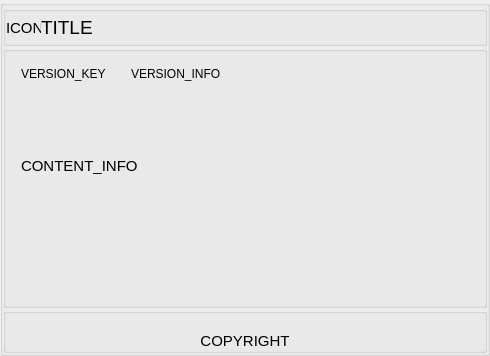
<?xml version="1.0" encoding="UTF-8"?>
<ui version="4.0">
 <class>AboutView</class>
 <widget class="QWidget" name="AboutView">
  <property name="geometry">
   <rect>
    <x>0</x>
    <y>0</y>
    <width>490</width>
    <height>356</height>
   </rect>
  </property>
  <property name="sizePolicy">
   <sizepolicy hsizetype="Fixed" vsizetype="Preferred">
    <horstretch>0</horstretch>
    <verstretch>0</verstretch>
   </sizepolicy>
  </property>
  <property name="minimumSize">
   <size>
    <width>470</width>
    <height>0</height>
   </size>
  </property>
  <property name="maximumSize">
   <size>
    <width>490</width>
    <height>16777215</height>
   </size>
  </property>
  <property name="font">
   <font>
    <pointsize>11</pointsize>
   </font>
  </property>
  <property name="windowTitle">
   <string>Form</string>
  </property>
  <layout class="QHBoxLayout" name="horizontalLayout">
   <property name="spacing">
    <number>0</number>
   </property>
   <property name="leftMargin">
    <number>0</number>
   </property>
   <property name="topMargin">
    <number>0</number>
   </property>
   <property name="rightMargin">
    <number>0</number>
   </property>
   <property name="bottomMargin">
    <number>0</number>
   </property>
   <item>
    <widget class="QGroupBox" name="about_view_root_box">
     <property name="sizePolicy">
      <sizepolicy hsizetype="Expanding" vsizetype="Expanding">
       <horstretch>0</horstretch>
       <verstretch>0</verstretch>
      </sizepolicy>
     </property>
     <property name="title">
      <string/>
     </property>
     <layout class="QVBoxLayout" name="aboutViewLayout">
      <property name="spacing">
       <number>0</number>
      </property>
      <property name="leftMargin">
       <number>0</number>
      </property>
      <property name="topMargin">
       <number>0</number>
      </property>
      <property name="rightMargin">
       <number>0</number>
      </property>
      <property name="bottomMargin">
       <number>0</number>
      </property>
      <item>
       <widget class="QGroupBox" name="about_top_box">
        <property name="sizePolicy">
         <sizepolicy hsizetype="Expanding" vsizetype="Fixed">
          <horstretch>0</horstretch>
          <verstretch>0</verstretch>
         </sizepolicy>
        </property>
        <property name="minimumSize">
         <size>
          <width>0</width>
          <height>40</height>
         </size>
        </property>
        <property name="maximumSize">
         <size>
          <width>16777215</width>
          <height>40</height>
         </size>
        </property>
        <property name="title">
         <string/>
        </property>
        <property name="flat">
         <bool>true</bool>
        </property>
        <layout class="QHBoxLayout" name="topBox_layout">
         <property name="spacing">
          <number>0</number>
         </property>
         <property name="leftMargin">
          <number>0</number>
         </property>
         <property name="topMargin">
          <number>0</number>
         </property>
         <property name="rightMargin">
          <number>0</number>
         </property>
         <property name="bottomMargin">
          <number>0</number>
         </property>
         <item>
          <widget class="QLabel" name="about_icon_label">
           <property name="sizePolicy">
            <sizepolicy hsizetype="Fixed" vsizetype="Expanding">
             <horstretch>0</horstretch>
             <verstretch>0</verstretch>
            </sizepolicy>
           </property>
           <property name="minimumSize">
            <size>
             <width>35</width>
             <height>0</height>
            </size>
           </property>
           <property name="maximumSize">
            <size>
             <width>35</width>
             <height>16777215</height>
            </size>
           </property>
           <property name="text">
            <string>ICON</string>
           </property>
          </widget>
         </item>
         <item>
          <widget class="QLabel" name="about_title_label">
           <property name="sizePolicy">
            <sizepolicy hsizetype="Expanding" vsizetype="Expanding">
             <horstretch>0</horstretch>
             <verstretch>0</verstretch>
            </sizepolicy>
           </property>
           <property name="font">
            <font>
             <pointsize>14</pointsize>
            </font>
           </property>
           <property name="text">
            <string>TITLE</string>
           </property>
          </widget>
         </item>
        </layout>
       </widget>
      </item>
      <item>
       <widget class="QGroupBox" name="about_middle_box">
        <property name="sizePolicy">
         <sizepolicy hsizetype="Expanding" vsizetype="Expanding">
          <horstretch>0</horstretch>
          <verstretch>0</verstretch>
         </sizepolicy>
        </property>
        <property name="title">
         <string/>
        </property>
        <property name="flat">
         <bool>true</bool>
        </property>
        <layout class="QGridLayout" name="gridLayout">
         <property name="leftMargin">
          <number>15</number>
         </property>
         <property name="topMargin">
          <number>15</number>
         </property>
         <property name="rightMargin">
          <number>0</number>
         </property>
         <property name="bottomMargin">
          <number>0</number>
         </property>
         <property name="spacing">
          <number>0</number>
         </property>
         <item row="0" column="0">
          <widget class="QLabel" name="version_info_key_label">
           <property name="sizePolicy">
            <sizepolicy hsizetype="Fixed" vsizetype="Fixed">
             <horstretch>0</horstretch>
             <verstretch>0</verstretch>
            </sizepolicy>
           </property>
           <property name="minimumSize">
            <size>
             <width>110</width>
             <height>90</height>
            </size>
           </property>
           <property name="maximumSize">
            <size>
             <width>110</width>
             <height>90</height>
            </size>
           </property>
           <property name="font">
            <font>
             <pointsize>9</pointsize>
            </font>
           </property>
           <property name="text">
            <string>VERSION_KEY</string>
           </property>
           <property name="alignment">
            <set>Qt::AlignLeading|Qt::AlignLeft|Qt::AlignTop</set>
           </property>
          </widget>
         </item>
         <item row="0" column="1">
          <widget class="QLabel" name="version_info_label">
           <property name="sizePolicy">
            <sizepolicy hsizetype="Expanding" vsizetype="Fixed">
             <horstretch>0</horstretch>
             <verstretch>0</verstretch>
            </sizepolicy>
           </property>
           <property name="minimumSize">
            <size>
             <width>0</width>
             <height>90</height>
            </size>
           </property>
           <property name="maximumSize">
            <size>
             <width>16777215</width>
             <height>90</height>
            </size>
           </property>
           <property name="font">
            <font>
             <pointsize>9</pointsize>
            </font>
           </property>
           <property name="text">
            <string>VERSION_INFO</string>
           </property>
           <property name="alignment">
            <set>Qt::AlignLeading|Qt::AlignLeft|Qt::AlignTop</set>
           </property>
          </widget>
         </item>
         <item row="1" column="0" colspan="2">
          <widget class="QLabel" name="content_info_label">
           <property name="sizePolicy">
            <sizepolicy hsizetype="Expanding" vsizetype="Expanding">
             <horstretch>0</horstretch>
             <verstretch>0</verstretch>
            </sizepolicy>
           </property>
           <property name="text">
            <string>CONTENT_INFO</string>
           </property>
           <property name="alignment">
            <set>Qt::AlignLeading|Qt::AlignLeft|Qt::AlignTop</set>
           </property>
          </widget>
         </item>
        </layout>
       </widget>
      </item>
      <item>
       <widget class="QGroupBox" name="about_bottom_box">
        <property name="sizePolicy">
         <sizepolicy hsizetype="Expanding" vsizetype="Fixed">
          <horstretch>0</horstretch>
          <verstretch>0</verstretch>
         </sizepolicy>
        </property>
        <property name="minimumSize">
         <size>
          <width>0</width>
          <height>45</height>
         </size>
        </property>
        <property name="maximumSize">
         <size>
          <width>16777215</width>
          <height>45</height>
         </size>
        </property>
        <property name="title">
         <string/>
        </property>
        <property name="flat">
         <bool>true</bool>
        </property>
        <layout class="QVBoxLayout" name="verticalLayout" stretch="1">
         <property name="spacing">
          <number>0</number>
         </property>
         <property name="leftMargin">
          <number>0</number>
         </property>
         <property name="topMargin">
          <number>0</number>
         </property>
         <property name="rightMargin">
          <number>0</number>
         </property>
         <property name="bottomMargin">
          <number>0</number>
         </property>
         <item>
          <widget class="QLabel" name="copyright_info_label">
           <property name="sizePolicy">
            <sizepolicy hsizetype="Expanding" vsizetype="Expanding">
             <horstretch>0</horstretch>
             <verstretch>0</verstretch>
            </sizepolicy>
           </property>
           <property name="text">
            <string>COPYRIGHT</string>
           </property>
           <property name="alignment">
            <set>Qt::AlignBottom|Qt::AlignHCenter</set>
           </property>
          </widget>
         </item>
        </layout>
       </widget>
      </item>
     </layout>
    </widget>
   </item>
  </layout>
 </widget>
 <resources/>
 <connections/>
</ui>
